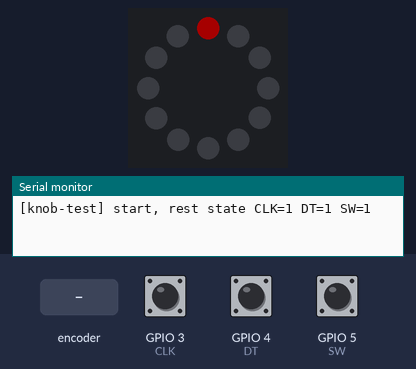
This sketch was run on a simulated ESP32. On the bench: 12 RGB LEDs in a ring, first at the top, clockwise, the last lines printed to the serial monitor. The test bench sets the inputs (shaded band); at power-on: GPIO 5 (SW) HIGH, GPIO 3 (CLK) HIGH, GPIO 4 (DT) HIGH. Dim RGB values are drawn brighter than linear.

Above: at 1.7 s.
1.8 s: rotary encoder on GPIO 3 (CLK) / GPIO 4 (DT) turned 3 steps (first pin leading)
At 3.2 s:
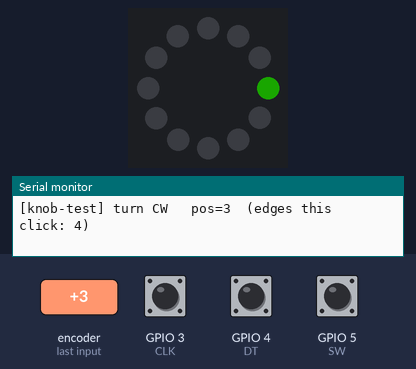
3.9 s: GPIO 5 (SW) pulled LOW for 0.15 s
At 4.0 s:
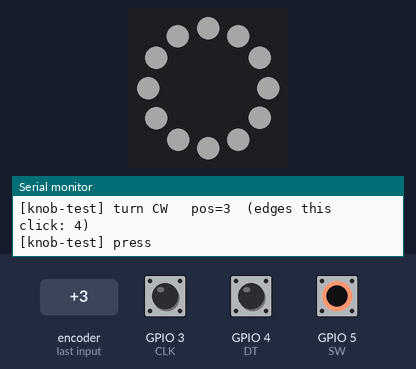
5.5 s: rotary encoder on GPIO 3 (CLK) / GPIO 4 (DT) turned 3 steps (first pin leading)
At 7.2 s:
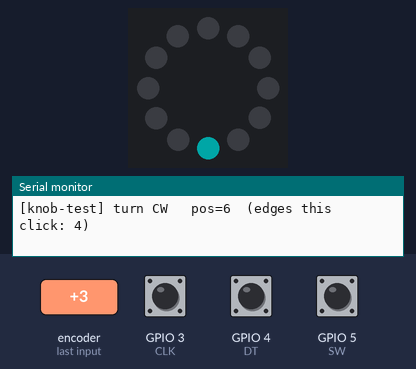
7.6 s: rotary encoder on GPIO 3 (CLK) / GPIO 4 (DT) turned 1 step (first pin leading)
At 8.5 s:
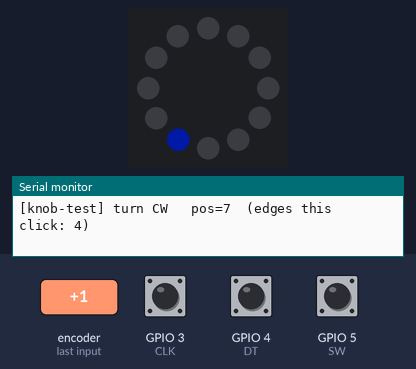
9.3 s: rotary encoder on GPIO 3 (CLK) / GPIO 4 (DT) turned 3 steps (first pin leading)
At 10.1 s:
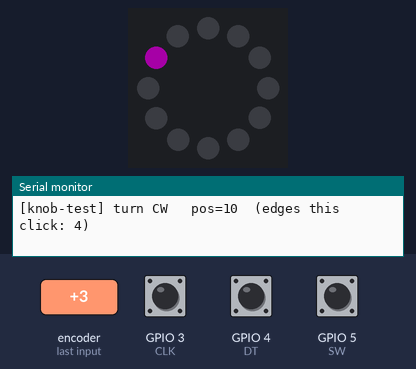
11.4 s: GPIO 5 (SW) pulled LOW for 3.2 s
At 12.0 s:
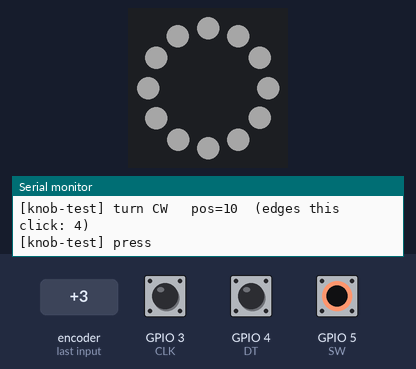
Timing chart, 0 to 14.4 s (numbered marks = the images above; inputs shaded):
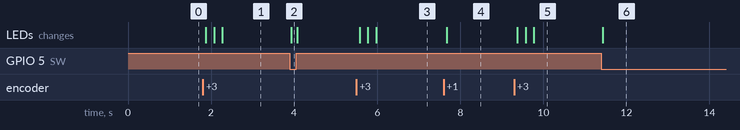

Measured:
- after the input at 1.8 s, the LEDs: first change after 0.08 s (image 1 shows a later state)
- after the input at 3.9 s, the LEDs: change at once (image 2)
- after the input at 5.5 s, the LEDs: first change after 0.08 s (image 3 shows a later state)
- after the input at 7.6 s, the LEDs: change after 0.08 s (image 4)
- after the input at 9.3 s, the LEDs: first change after 0.08 s (image 5 shows a later state)
- after the input at 11.4 s, the LEDs: change at once (image 6)

The sketch:

knob_test.ino
```cpp
// Knob test: KY-040 on CLK GPIO3, DT GPIO4, SW GPIO5 (+ on 3V3), ring on GPIO0.
// Turning moves one lit LED around the ring (clockwise should go "up").
// Holding the button lights the whole ring white. Every event is logged at
// 115200 baud, including raw edges per detent so we learn this encoder's
// steps-per-click before the real firmware.

#include <Adafruit_NeoPixel.h>

const int RING_PIN = 0, N = 12;
const int CLK = 3, DT = 4, SW = 5;
const uint8_t MAX_BRIGHT = 40;

Adafruit_NeoPixel ring(N, RING_PIN, NEO_GRB + NEO_KHZ800);

// Quadrature table: index = (prev << 2) | now, value = -1/0/+1 per valid edge.
const int8_t QDEC[16] = {0, -1, 1, 0, 1, 0, 0, -1, -1, 0, 0, 1, 0, 1, -1, 0};

uint8_t ab;          // last 2-bit state (CLK<<1 | DT)
uint8_t restAB;      // state at a click (read at boot)
int accum = 0;       // edges since the last detent
int edgesSeen = 0;   // raw edges since the last detent (for the log)
long pos = 0;        // detent count
bool btnDown = false, btnRaw = false;
uint32_t btnChangedAt = 0, pressedAt = 0;

uint8_t readAB() { return (digitalRead(CLK) << 1) | digitalRead(DT); }

void draw() {
  if (btnDown) {
    ring.fill(ring.Color(255, 255, 255));
  } else {
    ring.clear();
    int i = ((pos % N) + N) % N;
    ring.setPixelColor(i, ring.gamma32(ring.ColorHSV(i * 65536L / N)));
  }
  ring.show();
}

void setup() {
  Serial.begin(115200);
  pinMode(CLK, INPUT_PULLUP);
  pinMode(DT, INPUT_PULLUP);
  pinMode(SW, INPUT_PULLUP);  // KY-040 boards often lack a pull-up on SW
  ab = restAB = readAB();
  ring.begin();
  ring.setBrightness(MAX_BRIGHT);
  draw();
  delay(500);
  Serial.printf("[knob-test] start, rest state CLK=%d DT=%d SW=%d\n", ab >> 1, ab & 1, digitalRead(SW));
}

void loop() {
  // Rotation: poll fast; count a detent on returning to the rest state.
  uint8_t now = readAB();
  if (now != ab) {
    int8_t d = QDEC[(ab << 2) | now];
    if (d == 0) Serial.println("[knob-test] skipped edge (bounce or too fast)");
    accum += d;
    edgesSeen++;
    ab = now;
    // Full-step encoder: 4 edges per click, passing through the opposite
    // state halfway. Count only on returning to the true rest state;
    // >= 3 tolerates one skipped edge on fast spins.
    bool rest = (now == restAB);
    if (rest && abs(accum) >= 3) {
      int step = accum > 0 ? 1 : -1;
      pos += step;
      Serial.printf("[knob-test] turn %s  pos=%ld  (edges this click: %d)\n",
                    step > 0 ? "CW " : "CCW", pos, edgesSeen);
      accum = 0;
      edgesSeen = 0;
      draw();
    } else if (rest) {
      accum = 0;  // wiggled back to the same click: no step
      edgesSeen = 0;
    }
  }

  // Button: 25 ms debounce, log press and release with hold time.
  bool raw = digitalRead(SW) == LOW;
  uint32_t ms = millis();
  if (raw != btnRaw) { btnRaw = raw; btnChangedAt = ms; }
  if (raw != btnDown && ms - btnChangedAt > 25) {
    btnDown = raw;
    if (btnDown) {
      pressedAt = ms;
      Serial.println("[knob-test] press");
    } else {
      Serial.printf("[knob-test] release (held %lu ms)\n", (unsigned long)(ms - pressedAt));
    }
    draw();
  }
}
```
